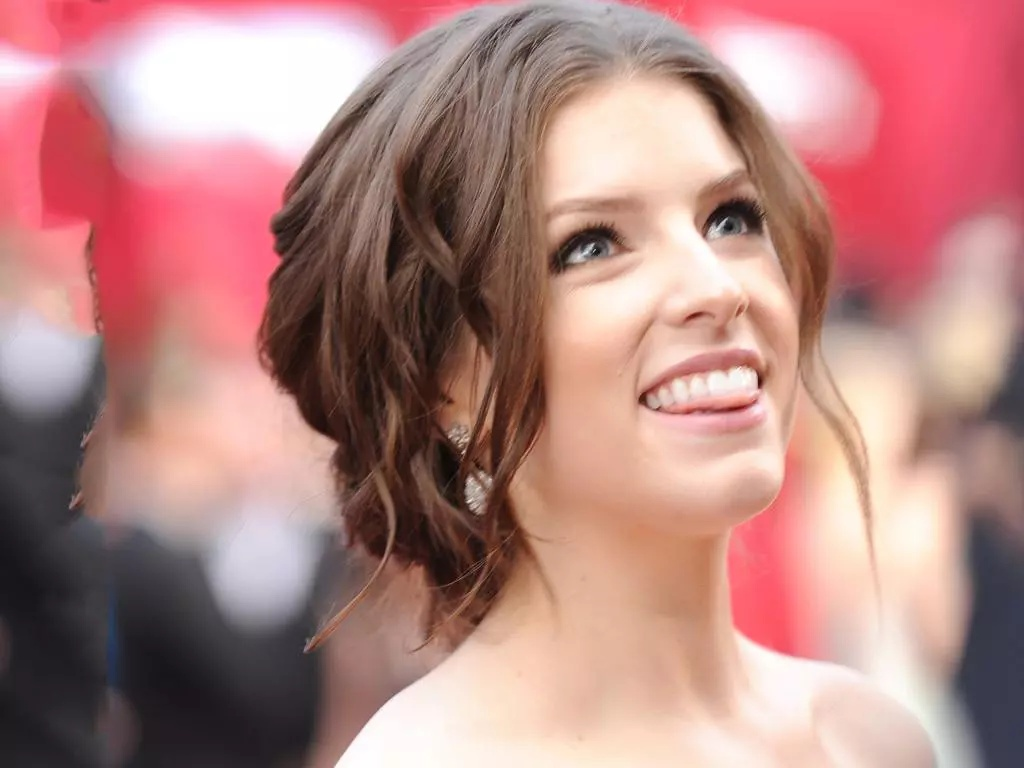
#> input picture t.jpg, 1024 x 768 px, given in place of the camera
$ python cascadeClassifierTutorial.py
#> lines starting #> are read from the running program, lines starting #| are printed output that depends on the picture; after the words box and inside, x2 and y2 are one past the last pixel; in counts of white or black regions, pixels touching at a corner belong together
#> further down, frame is the input picture: shape (768, 1024, 3); mean B, G, R 129.6, 133.2, 180.2
from __future__ import print_function
import cv2 as cv
import argparse
def detectAndDisplay(frame):
    # 转变为灰度图
    frame_gray = cv.cvtColor(frame, cv.COLOR_BGR2GRAY)
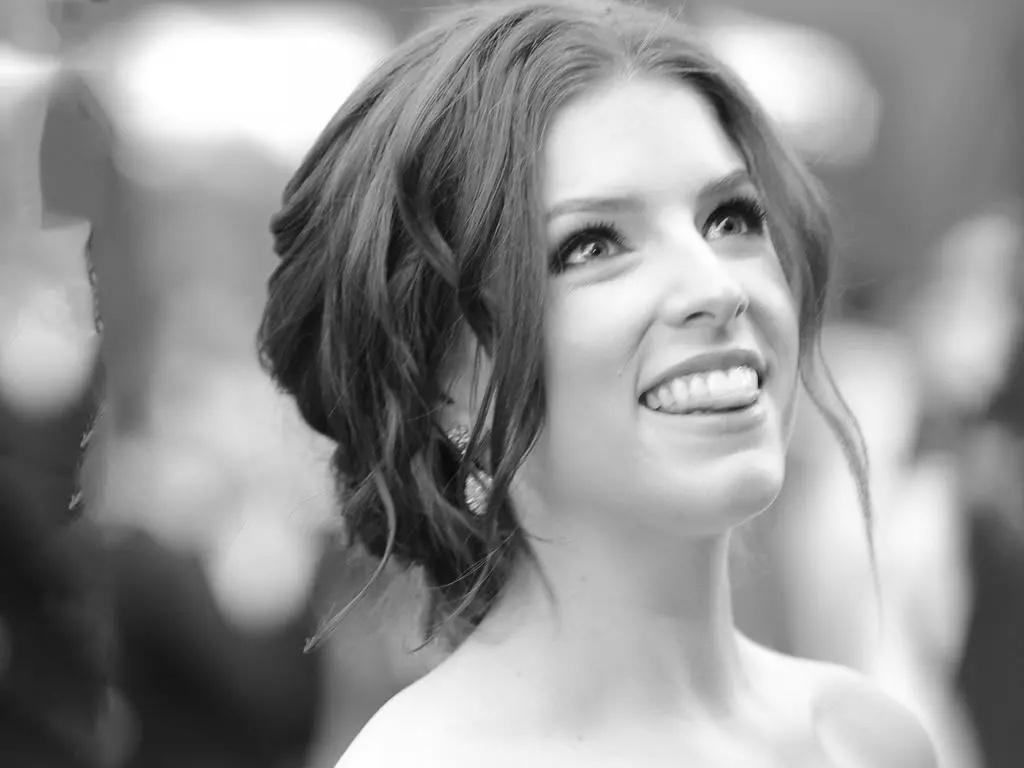
#> frame_gray: shape (768, 1024); min 5, max 255, mean 146.9
    # 直方图均衡化，通过拉伸像素强度分布范围来增强图像对比度，从而提高图片质量
    frame_gray = cv.equalizeHist(frame_gray)
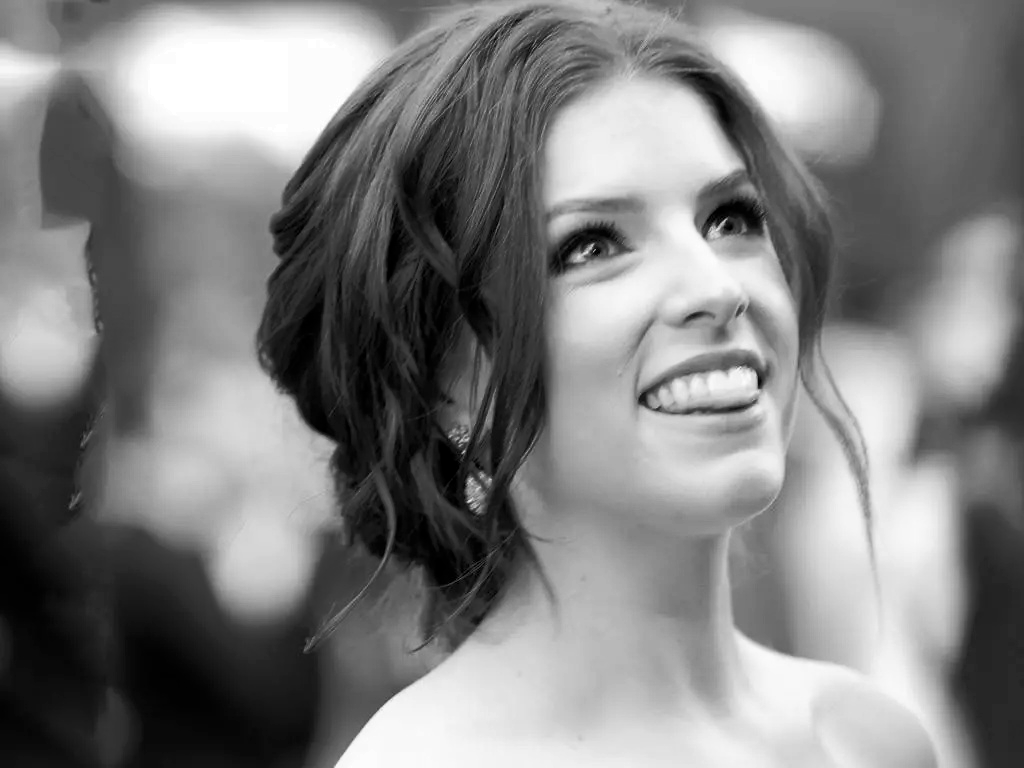
#> frame_gray: shape (768, 1024); min 0, max 255, mean 128.1
    #-- Detect faces
    faces = face_cascade.detectMultiScale(frame_gray)
#> faces = [[485, 90, 369, 369]]
    for (x,y,w,h) in faces:
        center = (x + w//2, y + h//2)
        frame = cv.ellipse(frame, center, (w//2, h//2), 0, 0, 360, (255, 0, 255), 4)
        faceROI = frame_gray[y:y+h,x:x+w]
        #-- In each face, detect eyes
        eyes = eyes_cascade.detectMultiScale(faceROI)
        for (x2,y2,w2,h2) in eyes:
            eye_center = (x + x2 + w2//2, y + y2 + h2//2)
            radius = int(round((w2 + h2)*0.25))
            frame = cv.circle(frame, eye_center, radius, (255, 0, 0 ), 4)
#> this loop made 1 pass
#> (x, y, w, h, center, eyes) on pass 1: (485, 90, 369, 369, (669, 274), [[213, 99, 69, 69], [67, 120, 80, 80]])
#> pass 1, in detectAndDisplay, `frame = cv.ellipse(frame, center, (w//2, h//2), 0, 0, 360, (255, 0, 25..`:
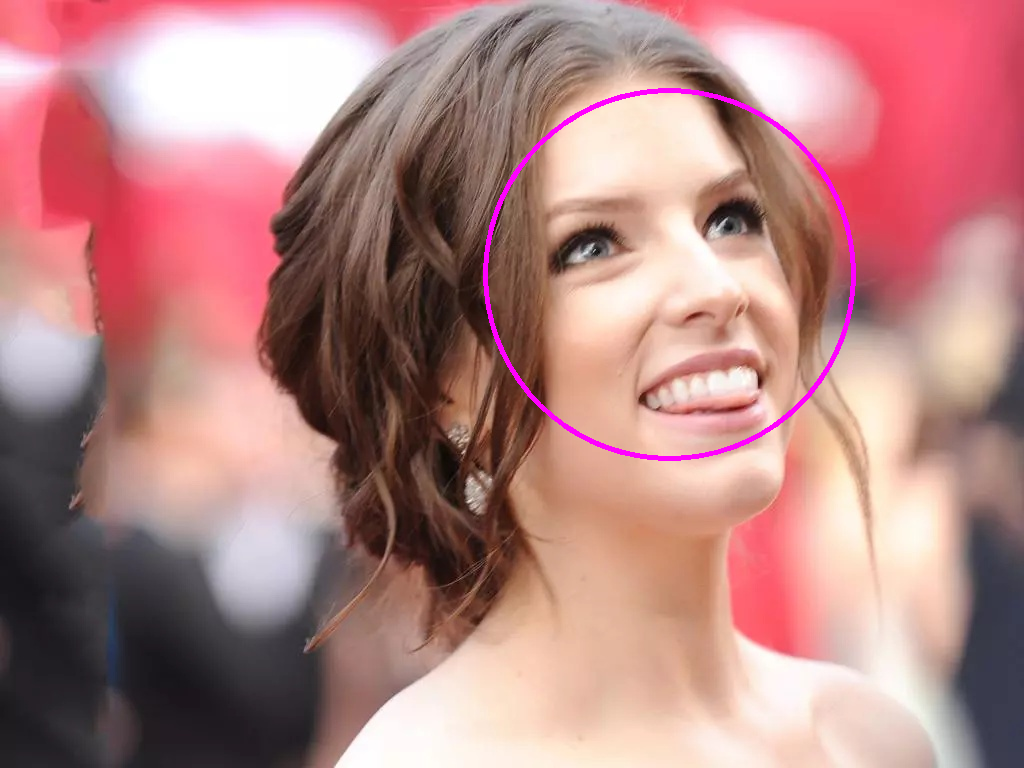
#> frame: shape (768, 1024, 3); 0.73% of pixels changed, all inside (x1, y1, x2, y2) = (483, 88, 856, 461)
#> pass 1, in detectAndDisplay, `faceROI = frame_gray[y:y+h,x:x+w]`:
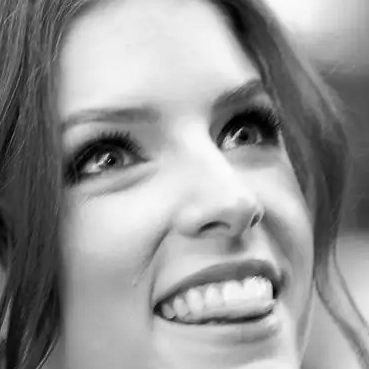
#> faceROI: shape (369, 369); min 0, max 252, mean 148.4
#> after the loop:
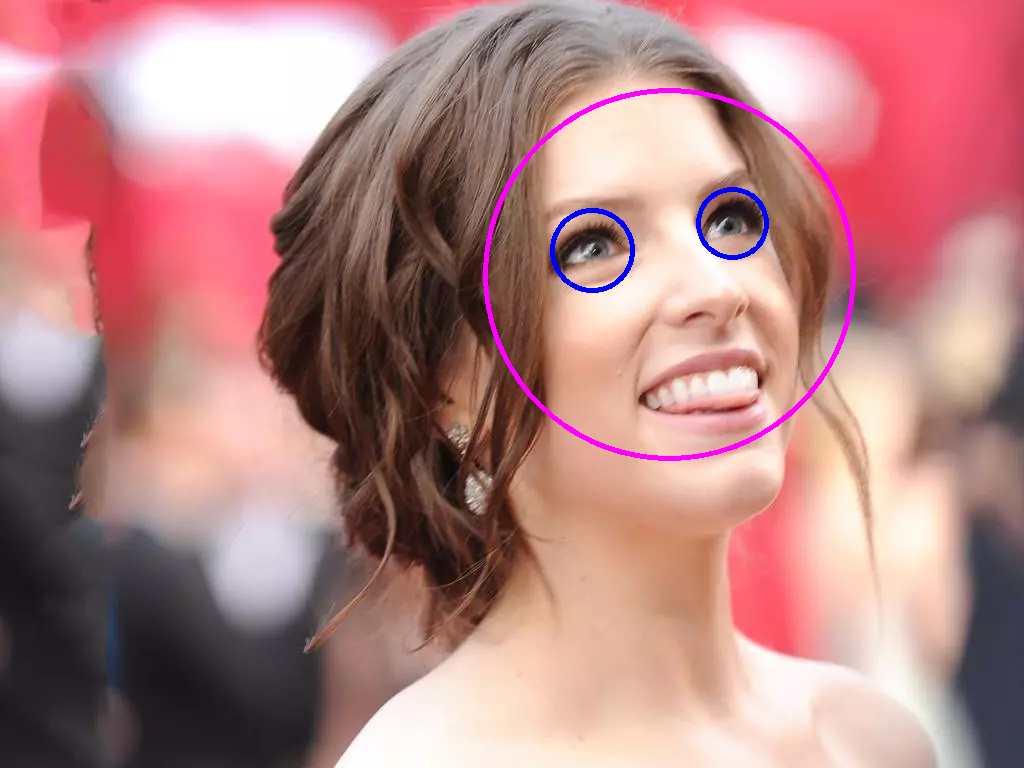
#> frame: shape (768, 1024, 3); 0.29% of pixels changed, all inside (x1, y1, x2, y2) = (550, 187, 769, 293)
    cv.imshow('Capture - Face detection', frame)
# 创建ArgumentParser()对象
parser = argparse.ArgumentParser(description='Code for Cascade Classifier tutorial.')
# 调用add_argument()方法添加参数
parser.add_argument('--face_cascade', help='Path to face cascade.', default='./haarcascade_frontalface_alt.xml')
parser.add_argument('--eyes_cascade', help='Path to eyes cascade.', default='./haarcascade_eye_tree_eyeglasses.xml')
parser.add_argument('--camera', help='Camera devide number.', type=int, default=0)
# 使用parse_args()解析添加的参数
args = parser.parse_args()

face_cascade_name = args.face_cascade
eyes_cascade_name = args.eyes_cascade
face_cascade = cv.CascadeClassifier()
eyes_cascade = cv.CascadeClassifier()
# 1. Load the cascades    加载级联分类器
if not face_cascade.load(face_cascade_name):
    print('--(!)Error loading face cascade')
    exit(0)
if not eyes_cascade.load(eyes_cascade_name):
    print('--(!)Error loading eyes cascade')
    exit(0)
# 从设备的摄像头获取图像
camera_device = args.camera
# 2. Read the video stream
cap = cv.VideoCapture(camera_device)
# cap = cv.VideoCapture(0)  # 用这一句替代上两句也可以
if not cap.isOpened:
    print('--(!)Error opening video capture')
    exit(0)
while True:
    ret, frame = cap.read()
    if frame is None:
        print('--(!) No captured frame -- Break!')
        break
    detectAndDisplay(frame)
    if cv.waitKey(10) == 27:    # 键入esc则退出，27是esc的ASCII码
#> (key Esc is pressed here)
        break
